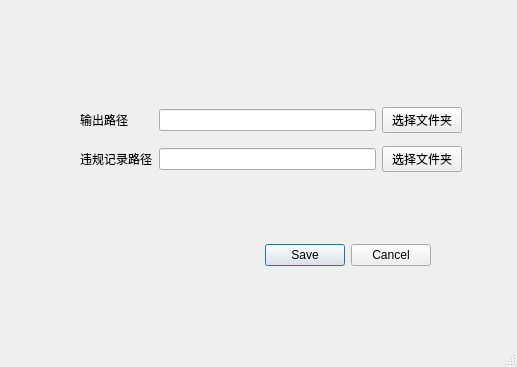
<?xml version="1.0" encoding="UTF-8"?>
<ui version="4.0">
 <class>window_path_setting</class>
 <widget class="QDialog" name="window_path_setting">
  <property name="enabled">
   <bool>true</bool>
  </property>
  <property name="geometry">
   <rect>
    <x>0</x>
    <y>0</y>
    <width>517</width>
    <height>367</height>
   </rect>
  </property>
  <property name="windowTitle">
   <string>Dialog</string>
  </property>
  <property name="sizeGripEnabled">
   <bool>true</bool>
  </property>
  <widget class="QDialogButtonBox" name="buttonBox">
   <property name="geometry">
    <rect>
     <x>90</x>
     <y>240</y>
     <width>341</width>
     <height>31</height>
    </rect>
   </property>
   <property name="locale">
    <locale language="English" country="UnitedStates"/>
   </property>
   <property name="orientation">
    <enum>Qt::Horizontal</enum>
   </property>
   <property name="standardButtons">
    <set>QDialogButtonBox::Cancel|QDialogButtonBox::Save</set>
   </property>
  </widget>
  <widget class="QWidget" name="layoutWidget">
   <property name="geometry">
    <rect>
     <x>80</x>
     <y>100</y>
     <width>382</width>
     <height>81</height>
    </rect>
   </property>
   <layout class="QGridLayout" name="gridLayout">
    <item row="0" column="0">
     <widget class="QLabel" name="name_output_path">
      <property name="text">
       <string>输出路径</string>
      </property>
     </widget>
    </item>
    <item row="0" column="1">
     <widget class="QLineEdit" name="output_path">
      <property name="text">
       <string/>
      </property>
     </widget>
    </item>
    <item row="0" column="2">
     <widget class="QPushButton" name="select_output_path">
      <property name="text">
       <string>选择文件夹</string>
      </property>
     </widget>
    </item>
    <item row="1" column="0">
     <widget class="QLabel" name="name_record_path">
      <property name="text">
       <string>违规记录路径</string>
      </property>
     </widget>
    </item>
    <item row="1" column="1">
     <widget class="QLineEdit" name="record_path">
      <property name="enabled">
       <bool>true</bool>
      </property>
     </widget>
    </item>
    <item row="1" column="2">
     <widget class="QPushButton" name="select_1">
      <property name="text">
       <string>选择文件夹</string>
      </property>
     </widget>
    </item>
   </layout>
  </widget>
 </widget>
 <resources/>
 <connections>
  <connection>
   <sender>select_output_path</sender>
   <signal>clicked()</signal>
   <receiver>window_path_setting</receiver>
   <slot>select_dic_output()</slot>
   <hints>
    <hint type="sourcelabel">
     <x>414</x>
     <y>117</y>
    </hint>
    <hint type="destinationlabel">
     <x>481</x>
     <y>40</y>
    </hint>
   </hints>
  </connection>
  <connection>
   <sender>select_1</sender>
   <signal>clicked()</signal>
   <receiver>window_path_setting</receiver>
   <slot>select_dic_record()</slot>
   <hints>
    <hint type="sourcelabel">
     <x>448</x>
     <y>167</y>
    </hint>
    <hint type="destinationlabel">
     <x>461</x>
     <y>168</y>
    </hint>
   </hints>
  </connection>
  <connection>
   <sender>buttonBox</sender>
   <signal>rejected()</signal>
   <receiver>window_path_setting</receiver>
   <slot>cancel()</slot>
   <hints>
    <hint type="sourcelabel">
     <x>316</x>
     <y>260</y>
    </hint>
    <hint type="destinationlabel">
     <x>286</x>
     <y>274</y>
    </hint>
   </hints>
  </connection>
  <connection>
   <sender>buttonBox</sender>
   <signal>accepted()</signal>
   <receiver>window_path_setting</receiver>
   <slot>save()</slot>
   <hints>
    <hint type="sourcelabel">
     <x>248</x>
     <y>254</y>
    </hint>
    <hint type="destinationlabel">
     <x>157</x>
     <y>274</y>
    </hint>
   </hints>
  </connection>
 </connections>
 <slots>
  <slot>select_dic_output()</slot>
  <slot>select_dic_record()</slot>
  <slot>save()</slot>
  <slot>cancel()</slot>
 </slots>
</ui>
